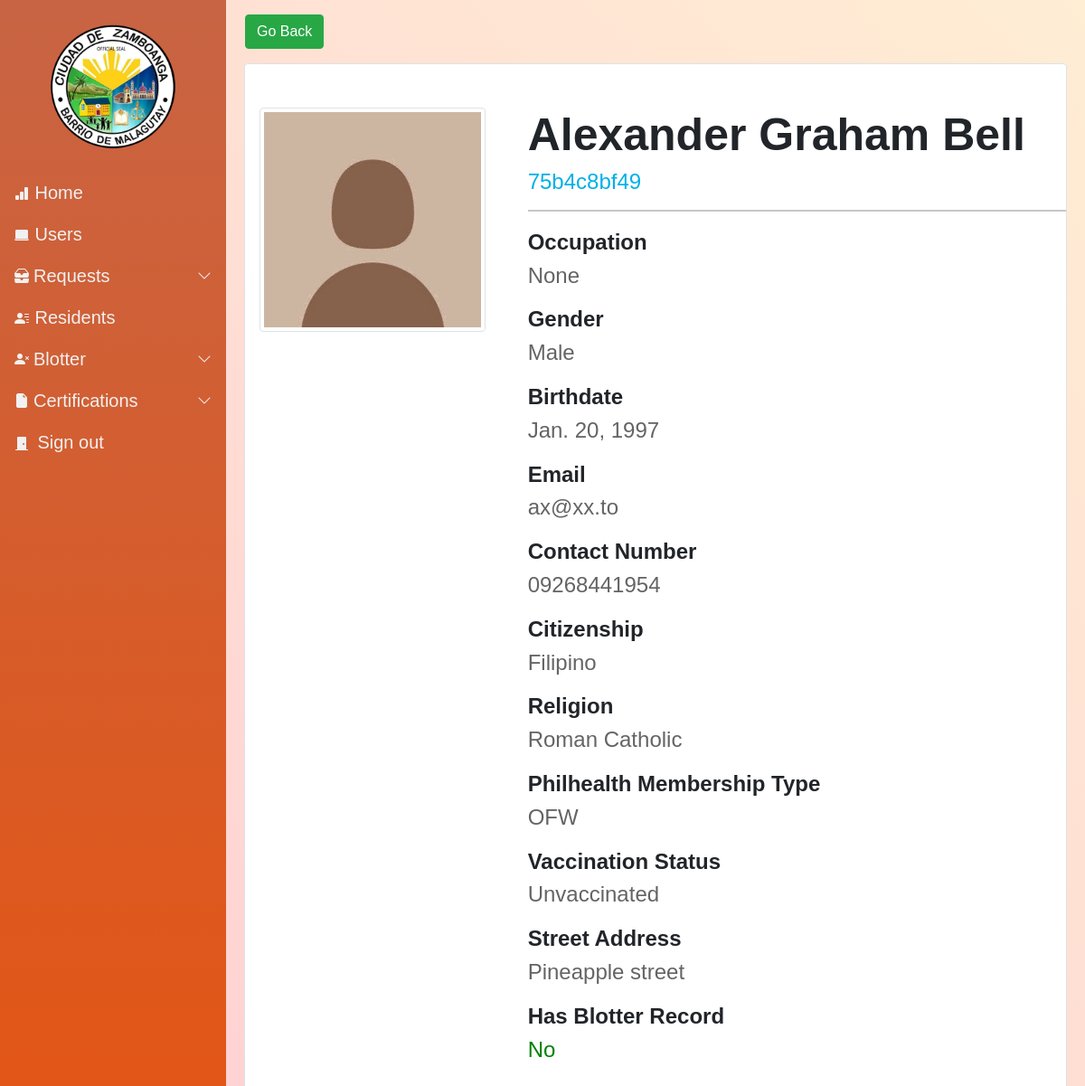
Page /resident_profile/78/ (signed in) on the committed database.
### Resident/models.py (models this page shows, shortened)
class Resident (models.Model):
    pic = models.ImageField(null=True, blank = True, verbose_name="Profile Picture", upload_to= "images/", default='images/default_pp.jpg')
    First_name = models.CharField(max_length=50)
    Last_name = models.CharField(max_length=50)
    Middle_name = models.CharField(max_length=50, blank=True, null=True)
    Birthdate = models.DateField(auto_now_add=False, auto_now=False)
    Gender_choices = (
        ('Male','Male'),
        ('Female','Female')
        )
    Gender = models.CharField(max_length=100, choices=Gender_choices, default = "Not Specified")
    Email = models.EmailField(max_length=254, blank=True, null=True)
    numbers = RegexValidator(r'^[0-9]+','Only numbers are accepted')
    Contact = models.CharField(max_length=11, validators=[numbers])
    Phealthnone = 'None'
    Phealth_choices = (
        ('None', 'None'),
        ('Employed','Employed'),
        ('Voluntary','Voluntary'),
        ('OFW','OFW'),
        ('Sponsored','Sponsored'),
        ('Indigent','Indigent'),
        ('Lifetime','Lifetime'),
        ('Senior','Senior')
    )
    Philhealth_membership = models.CharField(max_length=100,choices=Phealth_choices,default=Phealthnone,verbose_name="Philhealth Membership Type")
    Cstatus_choices = (
        ('Single','Single'),
        ('Married','Married'),
        ('Separated','Separated'),
        ('Widowed','Widowed'),
        )
    Marital_status = models.CharField(max_length=100, choices = Cstatus_choices, default = "")
    Citizenship = models.CharField(max_length=100,verbose_name="Ethnicity")
    Religion = models.CharField(max_length=100)
    Occupation = models.CharField(max_length=100, null=True, blank=True)
    Vac_choices = (
        ('Vaccinated','Vaccinated'),
        ('Unvaccinated','Unvaccinated')
    )
    Vaccination = models.CharField(max_length=100, choices = Vac_choices, verbose_name="Vaccination Status", default="")
    Address = models.CharField(max_length=250, verbose_name="Street Address")
    Resident_code = models.CharField(max_length=500, null=False, blank=False)
    Blacklisted = models.BooleanField(default = False)
    created_date = models.DateTimeField(auto_now_add=True)
    modified_date = models.DateTimeField(auto_now=True)

### Resident/views.py (the view)
# urls.py: path('resident_profile/<str:pk>/', Display_profile, name = "resident_profile"),
@login_required(login_url='login')
def Display_profile(request, pk):
    resident_obj = Resident.objects.get(id = pk)
    context = {
        "profile" : resident_obj
    }
    return render(request, "resident_profile.html",context=context)

### Resident/context_processors.py (called while the page is built)
def greet(request):
    greeting = f"{request.user.username}"
    return{
        "greeting" : greet
    }

### templates/resident_profile.html (shortened to what this page needs)
{% extends 'base.html' %}
{%  load static %}
{% block content %}
<div style="margin: 8px;">
   <a href = "{{ request.META.HTTP_REFERER }}"  class="btn btn-success ml-2" role="button">Go Back</a>
</div>
<div class="mt-3 border rounded mb-5 shadow-md pb-5 pt-5" style="background-color: white; padding-top: 50px; padding-left: 0; margin-left: 15px; margin-right: 15px;">
   <div class="row">
      <div class="col-md-4">
         {% if profile.pic %}
            <img src = "{{profile.pic.url}}" width="250px" height="250px" class="img-thumbnail rounded mx-auto d-block" alt="profile pic">
         {% endif %}
      </div>
      <div class="col-md-8">
         {% if profile.Middle_name is not None %}
         <h1 style="font-size: 50px;"><b>{{profile.First_name}} {{profile.Middle_name}} {{profile.Last_name}}</b></h1>
         {% else %}
         <h1 style="font-size: 50px;"><b>{{profile.First_name}} {{profile.Last_name}}</b></h1>
         {% endif %}
         <h4 style="color: #00b0e6;">{{profile.Resident_code}}</h4>
         <hr>
         <ul class="p-0 profile">
            <li>
               <h4><b>Occupation</b></h4>
               {% if profile.Occupation %}
               <h4 class="info">{{profile.Occupation}}</h4>
               {% else %}
               <h4 class="info">None</h4>
               {% endif %}
            </li>
            <li>
               <h4><b>Gender</b></h4>
               {% if profile.Gender %}
               <h4 class="info">{{profile.Gender}}</h4>
               {% else %}
               <h4 class="info">None</h4>
               {% endif %}
            </li>
            <li>
               <h4><b>Birthdate</b></h4>
               {% if profile.Birthdate %}
               <h4 class="info">{{profile.Birthdate}}</h4>
               {% else %}
               <h4 class="info">None</h4>
               {% endif %}
            </li>
            <li>
               <h4><b>Email</b></h4>
               {% if profile.Email %}
               <h4 class="info">{{profile.Email}}</h4>
               {% else %}
               <h4 class="info">None</h4>
               {% endif %}
            </li>
            <li>
               <h4><b>Contact Number</b></h4>
               {% if profile.Contact %}
               <h4 class="info">{{profile.Contact}}</h4>
               {% else %}
               <h4 class="info">None</h4>
               {% endif %}
            </li>
            <li>
               <h4><b>Citizenship</b></h4>
               {% if profile.Citizenship %}
               <h4 class="info">{{profile.Citizenship}}</h4>
               {% else %}
               <h4 class="info">None</h4>
               {% endif %}
            </li>
            <li>
               <h4><b>Religion</b></h4>
               {% if profile.Religion %}
               <h4 class="info">{{profile.Religion}}</h4>
               {% else %}
               <h4 class="info">None</h4>
               {% endif %}
            </li>
            <li>
               <h4><b>Philhealth Membership Type</b></h4>
               {% if profile.Philhealth_membership %}
               <h4 class="info">{{profile.Philhealth_membership}}</h4>
               {% else %}
               <h4 class="info">None</h4>
               {% endif %}
            </li>
            <li>
               <h4><b>Vaccination Status</b></h4>
               {% if profile.Vaccination %}
               <h4 class="info">{{profile.Vaccination}}</h4>
               {% else %}
               <h4 class="info">None</h4>
               {% endif %}
            </li>
            <li>
               <h4><b>Street Address</b></h4>
               {% if profile.Address %}
               <h4 class="info">{{profile.Address}}</h4>
               {% else %}
               <h4 class="info">None</h4>
               {% endif %}
            </li>
            <li>
               <h4><b>Has Blotter Record</b></h4>
               {% if profile.Blacklisted == True %}
               <h4 class="info" style="color: red;">Yes</h4>
               {% else %}
               <h4 class="info" style="color: green;">No</h4>
               {% endif %}
            </li>
         </ul>
      </div>
   </div>
</div>
{%  endblock content %}

### static/css/nav.css (style rules this page uses)
@media (min-width: 992px) { body { overflow: auto !important; } }

### templates/base.html (style rules this page uses)
body::after { opacity: 0.; }

### templates/resident_profile.html (style rules this page uses)
.profile li { margin-top: 20px; margin-bottom: 20px; }
ul { list-style-type: none; }
.info { color: rgb(100, 100, 100); }

### rows in the picture
Resident: pic (placeholder picture), First_name "Alexander", Middle_name "Graham", Last_name "Bell", Resident_code "75b4c8bf49", Occupation "None", Gender "Male", Birthdate "Jan. 20, 1997", Email "ax@xx.to", Contact "09268441954", Citizenship "Filipino", Religion "Roman Catholic", Philhealth_membership "OFW", Vaccination "Unvaccinated", Address "Pineapple street"
